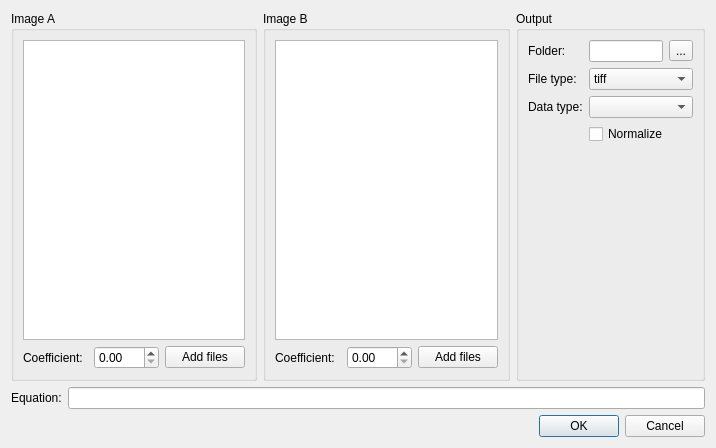
<?xml version="1.0" encoding="UTF-8"?>
<ui version="4.0">
 <class>Dialog</class>
 <widget class="QDialog" name="Dialog">
  <property name="geometry">
   <rect>
    <x>0</x>
    <y>0</y>
    <width>716</width>
    <height>448</height>
   </rect>
  </property>
  <property name="windowTitle">
   <string>Dialog</string>
  </property>
  <layout class="QVBoxLayout" name="verticalLayout_3">
   <item>
    <layout class="QHBoxLayout" name="horizontalLayout_5">
     <item>
      <widget class="QGroupBox" name="gb_a">
       <property name="title">
        <string>Image A</string>
       </property>
       <layout class="QVBoxLayout" name="verticalLayout">
        <item>
         <widget class="EditableListWidget" name="lw_a">
          <property name="dragEnabled">
           <bool>true</bool>
          </property>
          <property name="dragDropMode">
           <enum>QAbstractItemView::DragDrop</enum>
          </property>
          <property name="alternatingRowColors">
           <bool>true</bool>
          </property>
          <property name="selectionMode">
           <enum>QAbstractItemView::ExtendedSelection</enum>
          </property>
         </widget>
        </item>
        <item>
         <layout class="QHBoxLayout" name="horizontalLayout">
          <item>
           <widget class="QLabel" name="label">
            <property name="text">
             <string>Coefficient:</string>
            </property>
           </widget>
          </item>
          <item>
           <widget class="QDoubleSpinBox" name="dsb_ca"/>
          </item>
          <item>
           <widget class="QPushButton" name="pb_a">
            <property name="text">
             <string>Add files</string>
            </property>
           </widget>
          </item>
         </layout>
        </item>
       </layout>
      </widget>
     </item>
     <item>
      <widget class="QGroupBox" name="gb_b">
       <property name="title">
        <string>Image B</string>
       </property>
       <layout class="QVBoxLayout" name="verticalLayout_2">
        <item>
         <widget class="EditableListWidget" name="lw_b">
          <property name="alternatingRowColors">
           <bool>true</bool>
          </property>
         </widget>
        </item>
        <item>
         <layout class="QHBoxLayout" name="horizontalLayout_2">
          <item>
           <widget class="QLabel" name="label_2">
            <property name="text">
             <string>Coefficient:</string>
            </property>
           </widget>
          </item>
          <item>
           <widget class="QDoubleSpinBox" name="dsb_cb"/>
          </item>
          <item>
           <widget class="QPushButton" name="pb_b">
            <property name="text">
             <string>Add files</string>
            </property>
           </widget>
          </item>
         </layout>
        </item>
       </layout>
      </widget>
     </item>
     <item>
      <widget class="QGroupBox" name="groupBox">
       <property name="title">
        <string>Output</string>
       </property>
       <layout class="QFormLayout" name="formLayout_2">
        <item row="0" column="0">
         <widget class="QLabel" name="label_10">
          <property name="text">
           <string>Folder:</string>
          </property>
         </widget>
        </item>
        <item row="0" column="1">
         <layout class="QHBoxLayout" name="horizontalLayout_7">
          <item>
           <widget class="QLineEdit" name="le_output"/>
          </item>
          <item>
           <widget class="QToolButton" name="tb_output">
            <property name="text">
             <string>...</string>
            </property>
           </widget>
          </item>
         </layout>
        </item>
        <item row="2" column="0">
         <widget class="QLabel" name="label_11">
          <property name="text">
           <string>File type:</string>
          </property>
         </widget>
        </item>
        <item row="2" column="1">
         <widget class="QComboBox" name="cb_ftype">
          <item>
           <property name="text">
            <string>tiff</string>
           </property>
          </item>
          <item>
           <property name="text">
            <string>bin</string>
           </property>
          </item>
         </widget>
        </item>
        <item row="4" column="1">
         <widget class="QComboBox" name="cb_dtype"/>
        </item>
        <item row="5" column="1">
         <widget class="QCheckBox" name="cb_normalize">
          <property name="text">
           <string>Normalize</string>
          </property>
         </widget>
        </item>
        <item row="4" column="0">
         <widget class="QLabel" name="label_12">
          <property name="text">
           <string>Data type:</string>
          </property>
         </widget>
        </item>
       </layout>
      </widget>
     </item>
    </layout>
   </item>
   <item>
    <layout class="QHBoxLayout" name="horizontalLayout_4">
     <item>
      <widget class="QLabel" name="label_3">
       <property name="text">
        <string>Equation:</string>
       </property>
      </widget>
     </item>
     <item>
      <widget class="QLineEdit" name="le_equation">
       <property name="readOnly">
        <bool>true</bool>
       </property>
      </widget>
     </item>
    </layout>
   </item>
   <item>
    <widget class="QDialogButtonBox" name="buttonBox">
     <property name="orientation">
      <enum>Qt::Horizontal</enum>
     </property>
     <property name="standardButtons">
      <set>QDialogButtonBox::Cancel|QDialogButtonBox::Ok</set>
     </property>
    </widget>
   </item>
  </layout>
 </widget>
 <customwidgets>
  <customwidget>
   <class>EditableListWidget</class>
   <extends>QListWidget</extends>
   <header>./ui_element_classes/EditableListWidget</header>
  </customwidget>
 </customwidgets>
 <resources/>
 <connections>
  <connection>
   <sender>buttonBox</sender>
   <signal>accepted()</signal>
   <receiver>Dialog</receiver>
   <slot>accept()</slot>
   <hints>
    <hint type="sourcelabel">
     <x>248</x>
     <y>254</y>
    </hint>
    <hint type="destinationlabel">
     <x>157</x>
     <y>274</y>
    </hint>
   </hints>
  </connection>
  <connection>
   <sender>buttonBox</sender>
   <signal>rejected()</signal>
   <receiver>Dialog</receiver>
   <slot>reject()</slot>
   <hints>
    <hint type="sourcelabel">
     <x>316</x>
     <y>260</y>
    </hint>
    <hint type="destinationlabel">
     <x>286</x>
     <y>274</y>
    </hint>
   </hints>
  </connection>
 </connections>
</ui>
